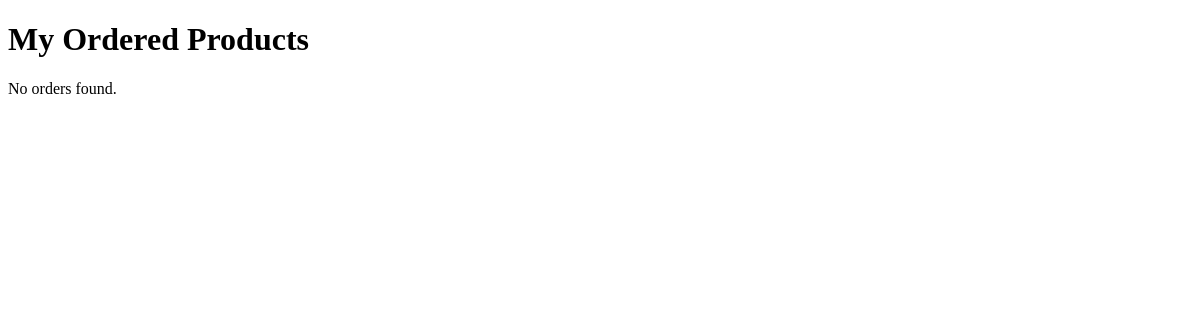
Before: /orders/ (signed in) with the older database file.
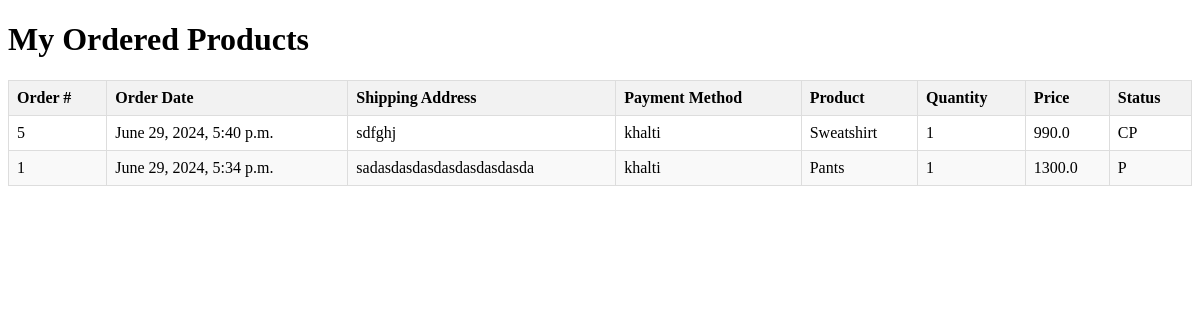
After: the same page with the newer database file.
### store/models.py (models this page shows, shortened)
class Order(models.Model):
    PENDING_CHOICES = 'P'
    CONFIRM_CHOICES = 'CF'
    CANCEL_CHOICES = 'C'
    COMPLETED_CHOICES = 'CP'
    STATUS_CHOICES = [
        (PENDING_CHOICES, 'PENDING'),
        (CONFIRM_CHOICES, 'CONFIRMED'),
        (CANCEL_CHOICES, "CANCELED"),
        (COMPLETED_CHOICES, "COMPLETED"),
    ]
    customer = models.ForeignKey(Customer, on_delete=models.CASCADE)
    status = models.CharField(max_length=2, choices=STATUS_CHOICES, default=PENDING_CHOICES)
    payment_status = models.BooleanField(default=False)
    payment_method = models.CharField(max_length=50,blank=True, null=True)
    shipping_address = models.CharField(max_length=255)
    created_at = models.DateTimeField(auto_now_add=True, blank=True, null=True)
    updated_at = models.DateTimeField(auto_now=True)

class OrderItem(models.Model):
    PENDING_CHOICES = 'P'
    CONFIRM_CHOICES = 'CF'
    CANCEL_CHOICES = 'C'
    COMPLETED_CHOICES = 'CP'
    STATUS_CHOICES = [
        (PENDING_CHOICES, 'PENDING'),
        (CONFIRM_CHOICES, 'CONFIRMED'),
        (CANCEL_CHOICES, "CANCELED"),
        (COMPLETED_CHOICES, "COMPLETED"),
    ]
    product = models.ForeignKey(Product, on_delete=models.CASCADE)
    price = models.FloatField()
    quantity = models.IntegerField(default=1)
    status = models.CharField(max_length=2, choices=STATUS_CHOICES, default=PENDING_CHOICES)
    order = models.ForeignKey(Order, on_delete=models.PROTECT, related_name="order_items")

class Product(models.Model):
    name = models.CharField(max_length=100)
    quantity = models.IntegerField(default=0)
    price = models.FloatField()
    discounted_price = models.FloatField()
    category = models.ForeignKey(Category, on_delete=models.CASCADE, related_name="products")
    image = models.ImageField(upload_to='products/', null=True, blank=True)

### store/views.py (the view)
# urls.py: path('orders/', views.order_list, name='order_list'),
@login_required
def order_list(request):
    customer = Customer.objects.get(user=request.user)
    orders = Order.objects.filter(customer=customer).order_by('-created_at')
    context = {
        'orders': orders
    }
    return render(request, 'order_list.html', context)

### store/templates/order_list.html (shortened to what this page needs)
<!DOCTYPE html>
<html lang="en">
<head>
</head>
<body>
    <h1>My Ordered Products</h1>
    {% if orders %}
    <table>
        <thead>
            <tr>
                <th>Order #</th>
                <th>Order Date</th>
                <th>Shipping Address</th>
                <th>Payment Method</th>
                <th>Product</th>
                <th>Quantity</th>
                <th>Price</th>
                <th>Status</th>
            </tr>
        </thead>
        <tbody>
            {% for order in orders %}
            {% for item in order.order_items.all %}
            <tr>
                {% if forloop.first %}
                <td rowspan="{{ order.order_items.count }}">{{ order.id }}</td>
                <td rowspan="{{ order.order_items.count }}">{{ order.created_at }}</td>
                <td rowspan="{{ order.order_items.count }}">{{ order.shipping_address }}</td>
                <td rowspan="{{ order.order_items.count }}">{{ order.payment_method }}</td>
                {% endif %}
                <td>{{ item.product.name }}</td>
                <td>{{ item.quantity }}</td>
                <td>{{ item.price }}</td>
                <td>{{ item.status }}</td>
            </tr>
            {% endfor %}
            {% endfor %}
        </tbody>
    </table>
    {% else %}
        <p>No orders found.</p>
    {% endif %}
</body>
</html>

Changed rows visible on the page:
added Order: id "5", created_at "June 29, 2024, 5:40 p.m.", shipping_address "sdfghj", payment_method "khalti"
added OrderItem: product.name "Sweatshirt", quantity "1", price "990.0", status "CP"
added Order: id "1", created_at "June 29, 2024, 5:34 p.m.", shipping_address "sadasdasdasdasdasdasdasda", payment_method "khalti"
added OrderItem: product.name "Pants", quantity "1", price "1300.0", status "P"
Other visible differences:
text no longer shown: "No orders found."
text now shown: "Order # Order Date Shipping Address Payment Method Product Quantity Price Status"
